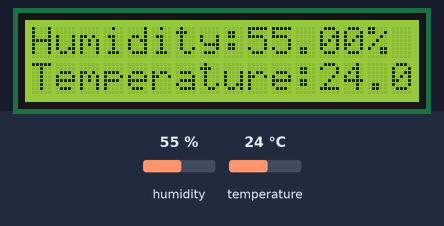
Bench run of a sketch on a simulated Arduino Uno, built with avr-gcc and run on an emulated ATmega328P. Shown: 16×2 character LCD. Inputs (shaded band) come from the test bench; at power-on: humidity 55 %, temperature 24 °C.

Above: at 1.3 s.
1.4 s: humidity set to 22 %
At 3.4 s:
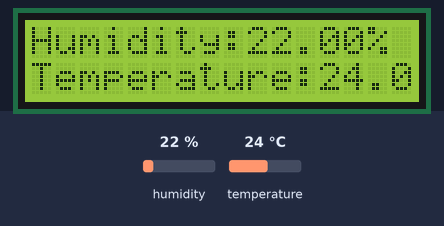
4.1 s: temperature set to 12 °C
At 5.5 s:
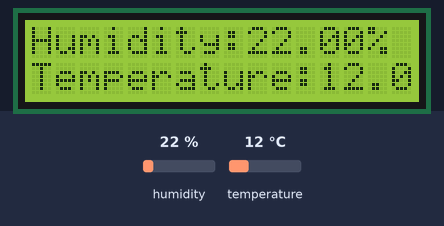
6.8 s: humidity set to 40 %
At 8.5 s:
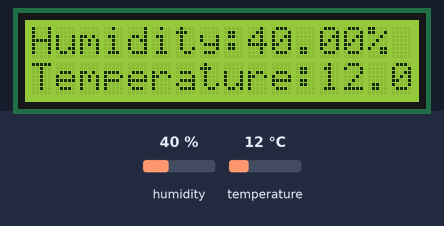
9.7 s: temperature set to 19 °C
At 10.6 s:
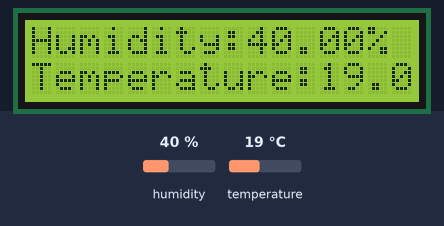
Timing chart, 0 to 12.7 s (numbered marks = the images above; inputs shaded):
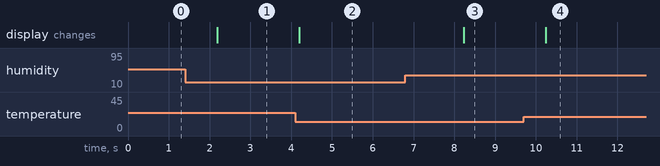

Measured:
- after the input at 1.4 s, the display: changes after 0.78 s (image 1)
- after the input at 4.1 s, the display: changes after 0.10 s (image 2)
- after the input at 6.8 s, the display: changes after 1.4 s (image 3)
- after the input at 9.7 s, the display: changes after 0.55 s (image 4)

The sketch:

ArduinoDHT11Sensor_.ino
```cpp
#include<LiquidCrystal_I2C.h>
#include<Wire.h>
#include<DHT.h>

LiquidCrystal_I2C lcd(0x27,16,2);
DHT dht(2,DHT22);
void setup() {
  dht.begin();
  lcd.init();
  lcd.begin(16,2);
  lcd.backlight();
  lcd.setBacklight(HIGH);
}

void loop() {
  float h = dht.readHumidity();
  float t = dht.readTemperature();
  lcd.setCursor(0,0);
  lcd.print("Humidity:");
  lcd.print(h);
  lcd.print("%");
  lcd.setCursor(0,1);
  lcd.print("Temperature:");
  lcd.print(t);
  lcd.print("*C");
}
 
```
